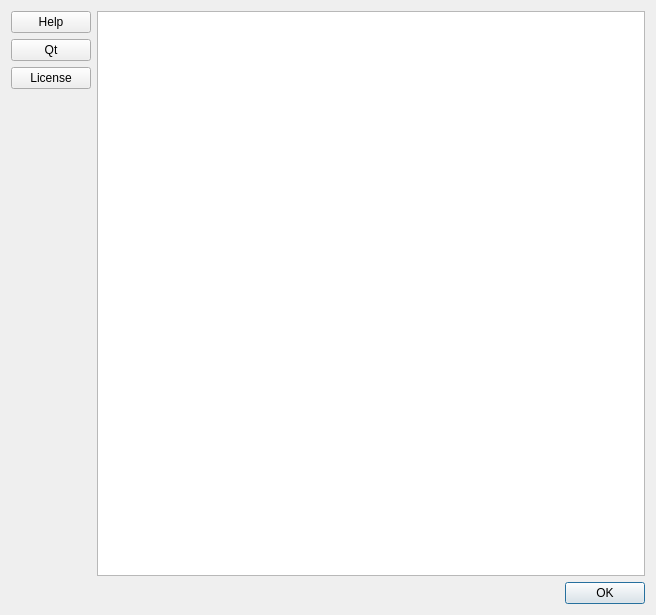
<?xml version="1.0" encoding="UTF-8"?>
<ui version="4.0">
 <class>About</class>
 <widget class="QWidget" name="About">
  <property name="windowModality">
   <enum>Qt::ApplicationModal</enum>
  </property>
  <property name="geometry">
   <rect>
    <x>0</x>
    <y>0</y>
    <width>656</width>
    <height>615</height>
   </rect>
  </property>
  <property name="windowTitle">
   <string>About</string>
  </property>
  <layout class="QVBoxLayout" name="verticalLayout_2">
   <item>
    <layout class="QHBoxLayout" name="horizontalLayout">
     <item>
      <layout class="QVBoxLayout" name="verticalLayout">
       <item>
        <widget class="QPushButton" name="helpButton">
         <property name="cursor">
          <cursorShape>PointingHandCursor</cursorShape>
         </property>
         <property name="text">
          <string>Help</string>
         </property>
         <property name="icon">
          <iconset resource="../resources.qrc">
           <normaloff>:/app-icon.svg</normaloff>:/app-icon.svg</iconset>
         </property>
        </widget>
       </item>
       <item>
        <widget class="QPushButton" name="qtButton">
         <property name="cursor">
          <cursorShape>PointingHandCursor</cursorShape>
         </property>
         <property name="text">
          <string>Qt</string>
         </property>
         <property name="icon">
          <iconset resource="../resources.qrc">
           <normaloff>:/Qt.svg</normaloff>:/Qt.svg</iconset>
         </property>
        </widget>
       </item>
       <item>
        <widget class="QPushButton" name="licenseButton">
         <property name="cursor">
          <cursorShape>PointingHandCursor</cursorShape>
         </property>
         <property name="text">
          <string>License</string>
         </property>
         <property name="icon">
          <iconset resource="../resources.qrc">
           <normaloff>:/gpl-v3-logo.svg</normaloff>:/gpl-v3-logo.svg</iconset>
         </property>
        </widget>
       </item>
       <item>
        <spacer name="verticalSpacer">
         <property name="orientation">
          <enum>Qt::Vertical</enum>
         </property>
         <property name="sizeHint" stdset="0">
          <size>
           <width>20</width>
           <height>40</height>
          </size>
         </property>
        </spacer>
       </item>
      </layout>
     </item>
     <item>
      <widget class="QTextEdit" name="textEdit">
       <property name="readOnly">
        <bool>true</bool>
       </property>
       <property name="html">
        <string>&lt;!DOCTYPE HTML PUBLIC &quot;-//W3C//DTD HTML 4.0//EN&quot; &quot;http://www.w3.org/TR/REC-html40/strict.dtd&quot;&gt;
&lt;html&gt;&lt;head&gt;&lt;meta name=&quot;qrichtext&quot; content=&quot;1&quot; /&gt;&lt;meta charset=&quot;utf-8&quot; /&gt;&lt;style type=&quot;text/css&quot;&gt;
p, li { white-space: pre-wrap; }
&lt;/style&gt;&lt;/head&gt;&lt;body style=&quot; font-family:'Sans Serif'; font-size:9pt; font-weight:400; font-style:normal;&quot;&gt;
&lt;p style=&quot;-qt-paragraph-type:empty; margin-top:0px; margin-bottom:0px; margin-left:0px; margin-right:0px; -qt-block-indent:0; text-indent:0px;&quot;&gt;&lt;br /&gt;&lt;/p&gt;&lt;/body&gt;&lt;/html&gt;</string>
       </property>
       <property name="textInteractionFlags">
        <set>Qt::LinksAccessibleByMouse|Qt::TextSelectableByMouse</set>
       </property>
      </widget>
     </item>
    </layout>
   </item>
   <item>
    <layout class="QHBoxLayout" name="horizontalLayout_2">
     <item>
      <spacer name="horizontalSpacer">
       <property name="orientation">
        <enum>Qt::Horizontal</enum>
       </property>
       <property name="sizeHint" stdset="0">
        <size>
         <width>40</width>
         <height>20</height>
        </size>
       </property>
      </spacer>
     </item>
     <item>
      <widget class="QDialogButtonBox" name="buttonBox">
       <property name="sizePolicy">
        <sizepolicy hsizetype="Minimum" vsizetype="Minimum">
         <horstretch>0</horstretch>
         <verstretch>0</verstretch>
        </sizepolicy>
       </property>
       <property name="cursor">
        <cursorShape>ArrowCursor</cursorShape>
       </property>
       <property name="standardButtons">
        <set>QDialogButtonBox::Ok</set>
       </property>
      </widget>
     </item>
    </layout>
   </item>
  </layout>
 </widget>
 <resources>
  <include location="../resources.qrc"/>
 </resources>
 <connections/>
</ui>
